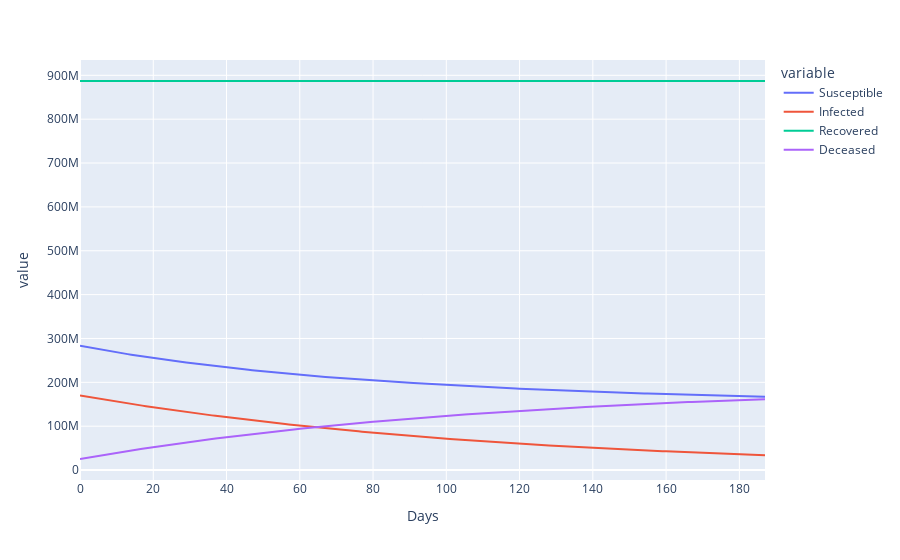

Here is the notebook cell this chart was saved with:
### Code cell
fig = px.line(expected_data2, x='Days', y = ['Susceptible','Infected','Recovered','Deceased'])
fig.show()

### Figure 1 — Plotly figure (JSON) as saved in the notebook; plotly's stock layout.template omitted (floating-point values rounded to 4 significant figures; data arrays with more than 128 entries replaced by an {"elided": "..."} marker saying what was removed)
{"data": [{"hovertemplate": "variable=Susceptible<br>Days=%{x}<br>value=%{y}<extra></extra>", "legendgroup": "Susceptible", "line": {"color": "#636efa", "dash": "solid"}, "marker": {"symbol": "circle"}, "mode": "lines", "name": "Susceptible", "orientation": "v", "showlegend": true, "type": "scatter", "x": {"elided": "188 int values"}, "xaxis": "x", "y": {"elided": "188 float values"}, "yaxis": "y"}, {"hovertemplate": "variable=Infected<br>Days=%{x}<br>value=%{y}<extra></extra>", "legendgroup": "Infected", "line": {"color": "#EF553B", "dash": "solid"}, "marker": {"symbol": "circle"}, "mode": "lines", "name": "Infected", "orientation": "v", "showlegend": true, "type": "scatter", "x": {"elided": "188 int values"}, "xaxis": "x", "y": {"elided": "188 float values"}, "yaxis": "y"}, {"hovertemplate": "variable=Recovered<br>Days=%{x}<br>value=%{y}<extra></extra>", "legendgroup": "Recovered", "line": {"color": "#00cc96", "dash": "solid"}, "marker": {"symbol": "circle"}, "mode": "lines", "name": "Recovered", "orientation": "v", "showlegend": true, "type": "scatter", "x": {"elided": "188 int values"}, "xaxis": "x", "y": {"elided": "188 float values"}, "yaxis": "y"}, {"hovertemplate": "variable=Deceased<br>Days=%{x}<br>value=%{y}<extra></extra>", "legendgroup": "Deceased", "line": {"color": "#ab63fa", "dash": "solid"}, "marker": {"symbol": "circle"}, "mode": "lines", "name": "Deceased", "orientation": "v", "showlegend": true, "type": "scatter", "x": {"elided": "188 int values"}, "xaxis": "x", "y": {"elided": "188 float values"}, "yaxis": "y"}], "layout": {"legend": {"title": {"text": "variable"}, "tracegroupgap": 0}, "margin": {"t": 60}, "xaxis": {"anchor": "y", "domain": [0, 1], "title": {"text": "Days"}}, "yaxis": {"anchor": "x", "domain": [0, 1], "title": {"text": "value"}}}}
